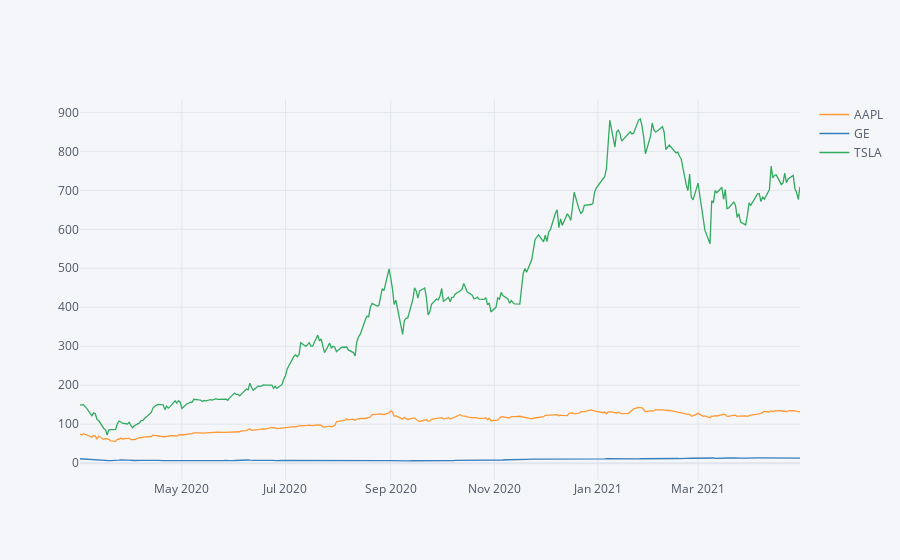

The cell this chart's notebook holds for it:
### Code cell
df.Close.iplot()

### Figure 1 — Plotly figure (JSON) as saved in the notebook; plotly's stock layout.template omitted (floating-point values rounded to 4 significant figures; data arrays with more than 128 entries replaced by an {"elided": "..."} marker saying what was removed)
{"data": [{"line": {"color": "rgba(255, 153, 51, 1.0)", "dash": "solid", "shape": "linear", "width": 1.3}, "mode": "lines", "name": "AAPL", "text": "", "type": "scatter", "x": {"elided": "295 str values"}, "y": {"elided": "295 float values"}}, {"line": {"color": "rgba(55, 128, 191, 1.0)", "dash": "solid", "shape": "linear", "width": 1.3}, "mode": "lines", "name": "GE", "text": "", "type": "scatter", "x": {"elided": "295 str values"}, "y": {"elided": "295 float values"}}, {"line": {"color": "rgba(50, 171, 96, 1.0)", "dash": "solid", "shape": "linear", "width": 1.3}, "mode": "lines", "name": "TSLA", "text": "", "type": "scatter", "x": {"elided": "295 str values"}, "y": {"elided": "295 float values"}}], "layout": {"legend": {"bgcolor": "#F5F6F9", "font": {"color": "#4D5663"}}, "paper_bgcolor": "#F5F6F9", "plot_bgcolor": "#F5F6F9", "title": {"font": {"color": "#4D5663"}}, "xaxis": {"gridcolor": "#E1E5ED", "showgrid": true, "tickfont": {"color": "#4D5663"}, "title": {"font": {"color": "#4D5663"}, "text": ""}, "zerolinecolor": "#E1E5ED"}, "yaxis": {"gridcolor": "#E1E5ED", "showgrid": true, "tickfont": {"color": "#4D5663"}, "title": {"font": {"color": "#4D5663"}, "text": ""}, "zerolinecolor": "#E1E5ED"}}}
